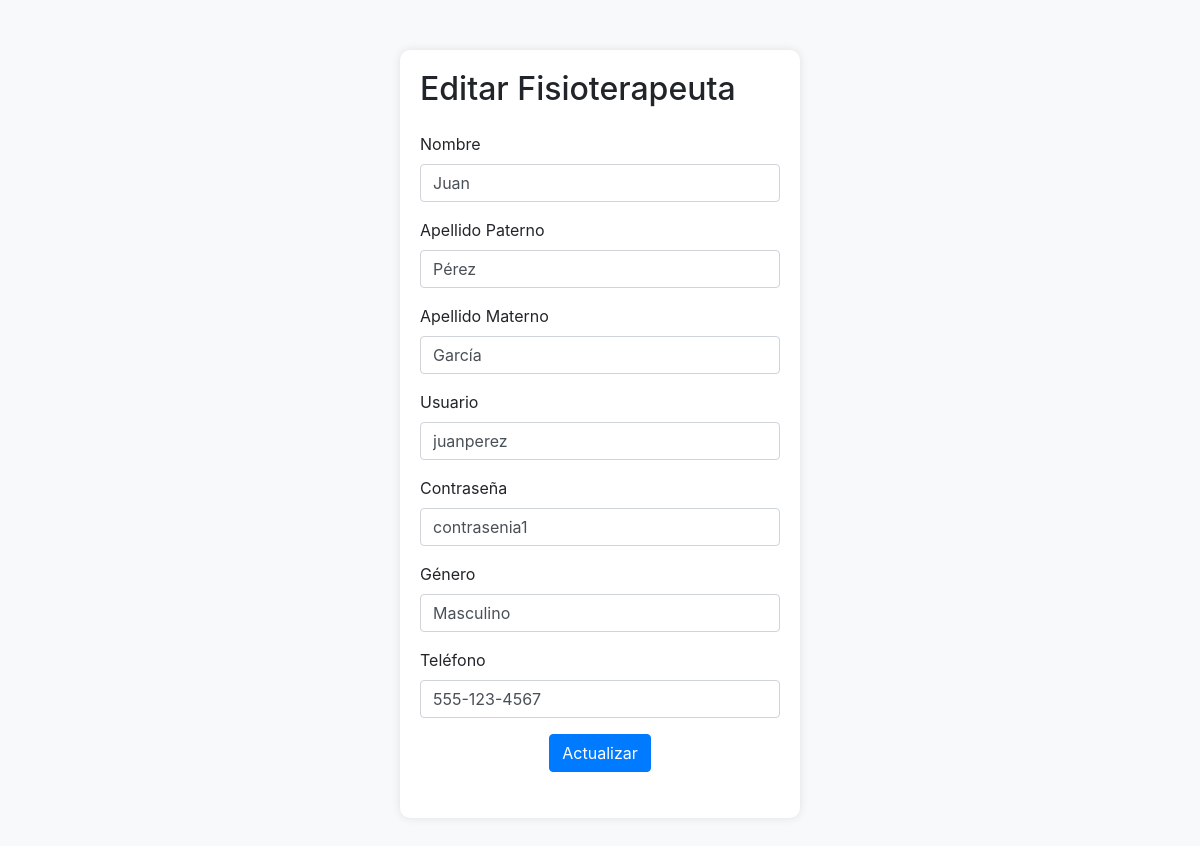
Screenshot of /fisioterapeuta/updateFisioterapeuta.php?id=1 with the database file from the repository.
### tables this page shows
CREATE TABLE Fisioterapeuta (
    ID_Fisioterapeuta INT PRIMARY KEY AUTO_INCREMENT,
    nombre VARCHAR(255),
    apellidoPaterno VARCHAR(255),
    apellidoMaterno VARCHAR(255),
    usuario VARCHAR(50),
    contrasenia VARCHAR(255),
    genero VARCHAR(10),
    telefono VARCHAR(20),
    created_at datetime,
updated_at datetime null,
deleted_at datetime null
);

### fisioterapeuta/updateFisioterapeuta.php (the view, shortened to what this page needs)
<?php
$con = connection();
$ID_Fisioterapeuta = $_GET['id'];
$sql = "SELECT * FROM fisioterapeuta WHERE ID_Fisioterapeuta='$ID_Fisioterapeuta'";
$query = mysqli_query($con, $sql);
$row = mysqli_fetch_array($query);
?>
<!DOCTYPE html>
<html lang="en">
<head>
    <link rel="stylesheet" href="https://stackpath.bootstrapcdn.com/bootstrap/4.5.2/css/bootstrap.min.css">
</head>
<body>
    <div class="container">
        <div class="fisioterapeuta-form">
            <h2 class="mb-4">Editar Fisioterapeuta</h2>
            <form action="editarFisioterapeuta.php" method="POST">
                <div class="form-group">
                    <label for="nombre">Nombre</label>
                    <input type="text" class="form-control" name="nombre" placeholder="Nombre" value="<?= $row['nombre'] ?>">
                </div>
                <div class="form-group">
                    <label for="apellidoPaterno">Apellido Paterno</label>
                    <input type="text" class="form-control" name="apellidoPaterno" placeholder="Apellido Paterno" value="<?= $row['apellidoPaterno'] ?>">
                </div>
                <div class="form-group">
                    <label for="apellidoMaterno">Apellido Materno</label>
                    <input type="text" class="form-control" name="apellidoMaterno" placeholder="Apellido Materno" value="<?= $row['apellidoMaterno'] ?>">
                </div>
                <div class="form-group">
                    <label for="usuario">Usuario</label>
                    <input type="text" class="form-control" name="usuario" placeholder="Usuario" value="<?= $row['usuario'] ?>">
                </div>
                <div class="form-group">
                    <label for="contrasenia">Contraseña</label>
                    <input type="text" class="form-control" name="contrasenia" placeholder="Contraseña" value="<?= $row['contrasenia'] ?>">
                </div>
                <div class="form-group">
                    <label for="genero">Género</label>
                    <input type="text" class="form-control" name="genero" placeholder="Género" value="<?= $row['genero'] ?>">
                </div>
                <div class="form-group">
                    <label for="telefono">Teléfono</label>
                    <input type="text" class="form-control" name="telefono" placeholder="Teléfono" value="<?= $row['telefono'] ?>">
                </div>
                <div class="form-group text-center">
                    <input type="submit" class="btn btn-primary" value="Actualizar">
                </div>
            </form>
        </div>
    </div>
</body>
</html>

### fisioterapeuta/updateFisioterapeuta.php (style rules this page uses)
body { background-color: #f8f9fa; }
.fisioterapeuta-form { max-width: 400px; margin: 50px auto; background-color: #ffffff; padding: 20px; border-radius: 10px; box-shadow: 0 0 10px rgba(0, 0, 0, 0.1); }
.fisioterapeuta-form input { margin-bottom: 10px; }

### rows the page displays
fisioterapeuta: nombre "Juan", apellidoPaterno "Pérez", apellidoMaterno "García", usuario "juanperez", contrasenia "contrasenia1", genero "Masculino", telefono "555-123-4567"
